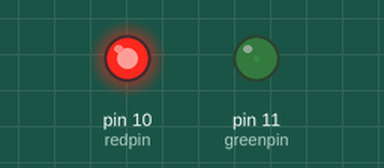
Bench run of a sketch on a simulated Arduino Uno, built with avr-gcc and run on an emulated ATmega328P. Parts: output pins drawn as LEDs (lit = HIGH).

Above: at 0.05 s.
At 2.15 s:
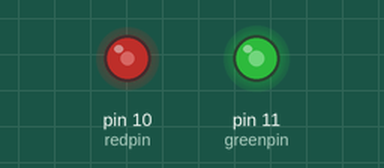
At 3.45 s:
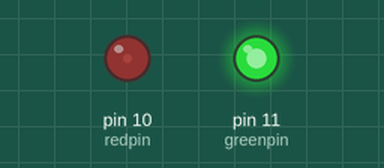
At 6.9 s:
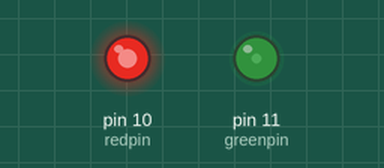
Timing chart, 0 to 10.0 s (numbered marks = the images above):
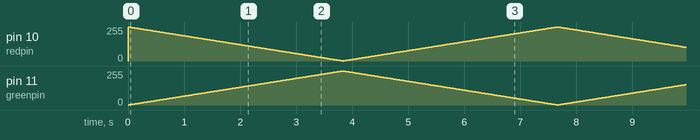

The sketch:

9.Mini_Double_Color_Led.ino
```cpp
int greenpin = 11; // pin for green signal
int redpin = 10; // pin for red signal
int val;

void setup() {
    pinMode(redpin, OUTPUT);
    pinMode(greenpin, OUTPUT);
}

void loop() {
    for(val = 255; val > 0; val--) {
        analogWrite(redpin, val); //dim red
        analogWrite(greenpin, 255 - val); // brighten green
        delay(15);
    }
    for(val = 0; val < 255; val++) {
        analogWrite(redpin, val); //brighten red
        analogWrite(greenpin, 255 - val); //dim green
        delay(15);
    }
}
```
